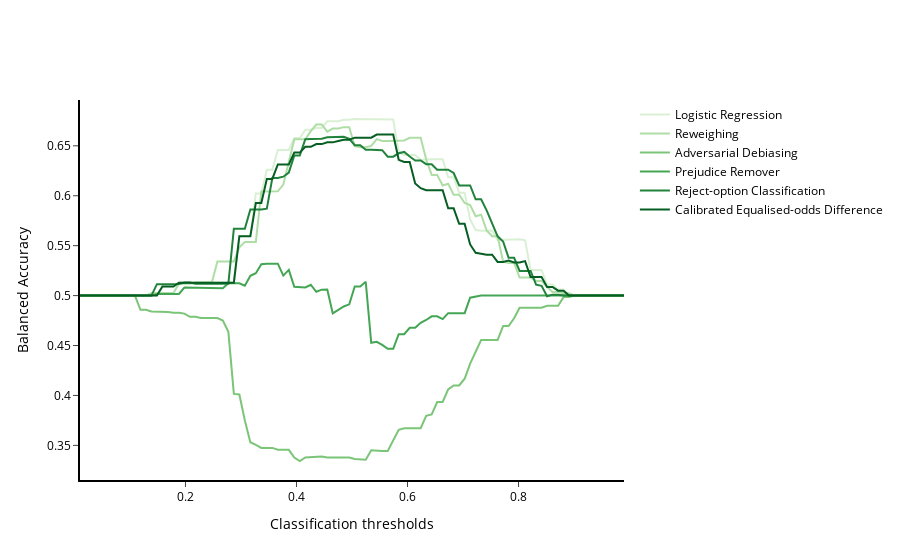

Notebook source saved alongside this figure:
### Code cell
fig = go.Figure()
fig.add_trace(go.Scatter(x = class_thresh_arr, y = lr, mode = 'lines', name = 'Logistic Regression', line = dict(color = greens[0], width = 2)))
fig.add_trace(go.Scatter(x = class_thresh_arr, y = rw, mode = 'lines', name = 'Reweighing', line = dict(color = greens[1], width = 2)))
fig.add_trace(go.Scatter(x = class_thresh_arr, y = ad, mode = 'lines', name = 'Adversarial Debiasing', line = dict(color = greens[2], width = 2)))
fig.add_trace(go.Scatter(x = class_thresh_arr, y = pr, mode = 'lines', name = 'Prejudice Remover', line = dict(color = greens[3], width = 2)))
fig.add_trace(go.Scatter(x = class_thresh_arr, y = roc, mode = 'lines', name = 'Reject-option Classification', line = dict(color = greens[4], width = 2)))
fig.add_trace(go.Scatter(x = class_thresh_arr, y = ceod, mode = 'lines', name = 'Calibrated Equalised-odds Difference', line = dict(color = greens[5], width = 2)))
fig.update_layout(xaxis_title = 'Classification thresholds', yaxis_title = 'Balanced Accuracy', plot_bgcolor = 'white', 
    yaxis = dict(showgrid = True, linecolor = 'black', linewidth = 2, showticklabels = True, ticks = 'outside', 
    tickfont = dict(size = 12, color = 'black')), 
    xaxis = dict(showgrid = True, linecolor = 'black', linewidth = 2, showticklabels = True, ticks = 'outside', 
    tickfont = dict(size = 12, color = 'black')), showlegend = True, font_color = 'black', font_family = 'Open Sans')
